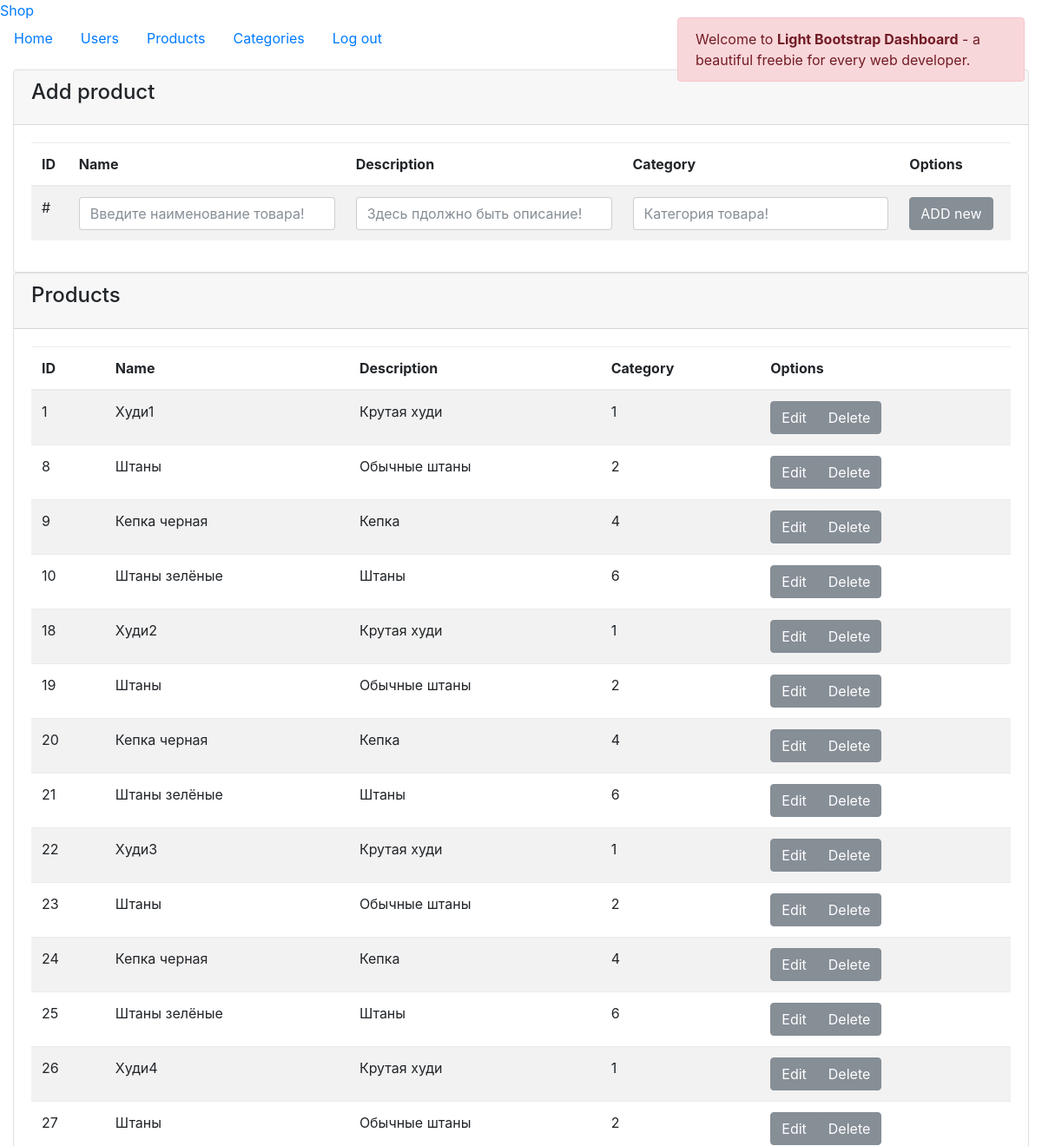
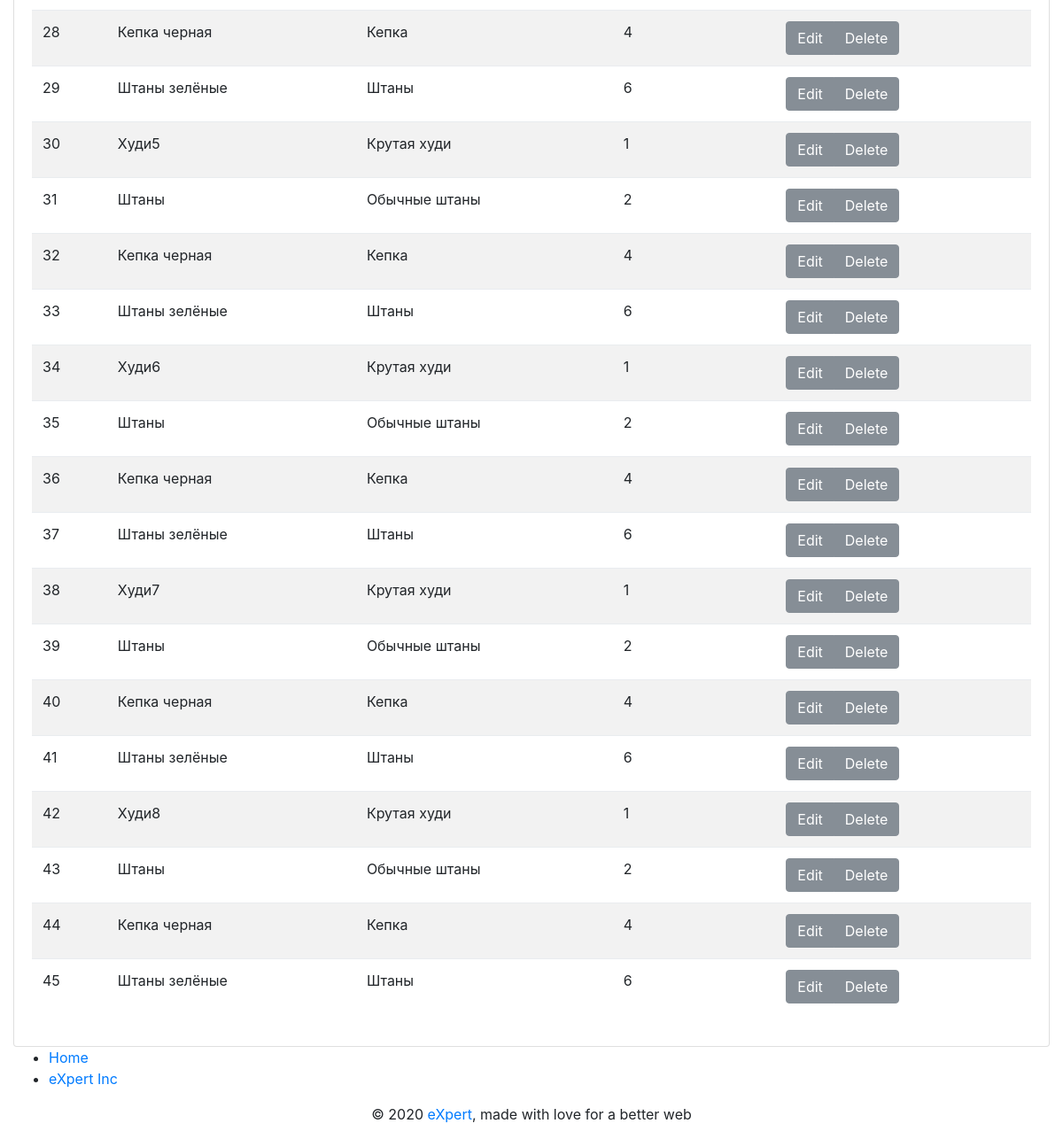
The app's page /admin/modules/products/addProduct.php with its own data (2 pictures, top to bottom).
### tables this page shows
CREATE TABLE `products` (
  `id` int(11) NOT NULL,
  `title` varchar(255) NOT NULL,
  `description` text NOT NULL,
  `content` text NOT NULL,
  `category_id` int(11) NOT NULL,
  `image` varchar(255) NOT NULL,
  `cost` varchar(10) NOT NULL
);

### admin/modules/products/addProduct.php (the view, shortened to what this page needs)
<?php
include "../../../configs/db.php";
?>
<!DOCTYPE html>
<html lang="en">
<head>
    <link rel="stylesheet" href="https://maxcdn.bootstrapcdn.com/font-awesome/latest/css/font-awesome.min.css" />
    <link href="http://shop.local/admin/assets/css/bootstrap.min.css" rel="stylesheet" />
    <link href="http://shop.local/admin/assets/css/light-bootstrap-dashboard.css?v=2.0.0 " rel="stylesheet" />
    <link href="http://shop.local/admin/assets/css/demo.css" rel="stylesheet" />
</head>
<body>
    <div class="wrapper">
        <div class="sidebar" data-image="assets/img/sidebar-5.jpg">
            <div class="sidebar-wrapper">
                <div class="logo">
                    <a href="/admin" class="simple-text">
                        Shop
                    </a>
                </div>
                <ul class="nav">
                    <li class="nav-item <?php if ($page == "home") { echo 'active'; }?>">
                        <a class="nav-link" href="/admin">
                            <p>Home</p>
                        </a>
                    </li>
                    <li class="nav-item <?php if ($page == "users") { echo 'active'; }?>">
                        <a class="nav-link" href="users.php">
                            <p>Users</p>
                        </a>
                    </li>
                    <li class="nav-item <?php if ($page == "products") { echo 'active'; }?>">
                        <a class="nav-link" href="../../products.php">
                            <p>Products</p>
                        </a>
                    </li>
                    <li class="nav-item <?php if ($page == "categories") { echo 'active'; }?>">
                        <a class="nav-link" href="./typography.html">
                            <p>Categories</p>
                        </a>
                    </li>
                    <li class="nav-item">
                        <a class="nav-link" href="#">
                            <p>Log out</p>
                        </a>
                    </li>
                </ul>
            </div>
        </div>
        <div class="main-panel">
            <div class="content">
                <div class="container-fluid">
                    <div class="row">
                        <div class="col-md-12">
                            <div class="card strpied-tabled-with-hover">
                                <div class="card-header ">
                                    <h4 class="card-title">Add product</h4>
                                </div>
                                <div class="card-body table-full-width table-responsive">
                                    <table class="table table-hover table-striped">
                                        <thead>
                                            <th>ID</th>
                                            <th>Name</th>
                                            <th>Description</th>
                                            <th>Category</th>
                                            <th>Options</th>
                                        </thead>
                                        <tbody>
                                            <tr>
                                                <td>#</td>
                                                <td><input name="taskname" type="text" class="form-control" placeholder="Введите наименование товара!"></td>
                                                <td><input name="taskname" type="text" class="form-control" placeholder="Здесь пдолжно быть описание!"></td>
                                                <td><input name="taskname" type="text" class="form-control" placeholder="Категория товара!"></td>
                                                <td>
                                                    <div class="btn-group" role="group" aria-label="Basic example">
                                                      <a href="options/products/edit.php?id=<?php echo $row['id'] ?>" type="button" class="btn btn-secondary">ADD new</a>
                                                    </div>
                                                </td>
                                            </tr>
                                        </tbody>
                                    </table>
                                </div>
                            </div>
                        </div>
                        <div class="col-md-12">
                            <div class="card strpied-tabled-with-hover">
                                <div class="card-header ">
                                    <h4 class="card-title">Products</h4>
                                </div>
                                <div class="card-body table-full-width table-responsive">
                                    <table class="table table-hover table-striped">
                                        <thead>
                                            <th>ID</th>
                                            <th>Name</th>
                                            <th>Description</th>
                                            <th>Category</th>
                                            <th>Options</th>
                                        </thead>
                                        <tbody>
                                            <?php
                                                $sql = "SELECT * FROM products";
                                                $result = $conn->query($sql);
                                                while ($row = mysqli_fetch_assoc($result)) {
                                                    ?>
                                                        <tr>
                                                            <td><?php echo $row['id'] ?></td>
                                                            <td><?php echo $row['title'] ?></td>
                                                            <td><?php echo $row['description'] ?></td>
                                                            <td><?php echo $row['category_id'] ?></td>
                                                            <td>
                                                                <div class="btn-group" role="group" aria-label="Basic example" disabled>
                                                                  <a href="options/products/edit.php?id=<?php echo $row['id'] ?>" type="button" class="btn btn-secondary">Edit</a>
                                                                  <a href="options/products/delete.php?id=<?php echo $row['id'] ?>"type="button" class="btn btn-secondary">Delete</a>
                                                                </div>
                                                            </td>
                                                        </tr>
                                                    <?php
                                                }
                                            ?>
                                        </tbody>
                                    </table>
                                </div>
                            </div>
                        </div>
                    </div>
                </div>
            </div>
            <footer class="footer">
                <div class="container-fluid">
                    <nav>
                        <ul class="footer-menu">
                            <li>
                                <a href="#">
                                    Home
                                </a>
                            </li>
                            <li>
                                <a href="#">
                                    eXpert Inc
                                </a>
                            </li>
                        </ul>
                        <p class="copyright text-center">
                            ©
                            <a href="#">eXpert</a>, made with love for a better web
                        </p>
                    </nav>
                </div>
            </footer>
        </div>
    </div>
</body>
</html>

### records on screen
products: id "1", title "Худи1", description "Крутая худи", category "1"
products: id "8", title "Штаны", description "Обычные штаны", category "2"
products: id "9", title "Кепка черная", description "Кепка", category "4"
products: id "10", title "Штаны зелёные", description "Штаны", category "6"
products: id "18", title "Худи2", description "Крутая худи", category "1"
products: id "19", title "Штаны", description "Обычные штаны", category "2"
products: id "20", title "Кепка черная", description "Кепка", category "4"
products: id "21", title "Штаны зелёные", description "Штаны", category "6"
products: id "22", title "Худи3", description "Крутая худи", category "1"
products: id "23", title "Штаны", description "Обычные штаны", category "2"
products: id "24", title "Кепка черная", description "Кепка", category "4"
products: id "25", title "Штаны зелёные", description "Штаны", category "6"
products: id "26", title "Худи4", description "Крутая худи", category "1"
products: id "27", title "Штаны", description "Обычные штаны", category "2"
products: id "28", title "Кепка черная", description "Кепка", category "4"
products: id "29", title "Штаны зелёные", description "Штаны", category "6"
products: id "30", title "Худи5", description "Крутая худи", category "1"
products: id "31", title "Штаны", description "Обычные штаны", category "2"
products: id "32", title "Кепка черная", description "Кепка", category "4"
products: id "33", title "Штаны зелёные", description "Штаны", category "6"
products: id "34", title "Худи6", description "Крутая худи", category "1"
products: id "35", title "Штаны", description "Обычные штаны", category "2"
products: id "36", title "Кепка черная", description "Кепка", category "4"
products: id "37", title "Штаны зелёные", description "Штаны", category "6"
products: id "38", title "Худи7", description "Крутая худи", category "1"
products: id "39", title "Штаны", description "Обычные штаны", category "2"
products: id "40", title "Кепка черная", description "Кепка", category "4"
products: id "41", title "Штаны зелёные", description "Штаны", category "6"
products: id "42", title "Худи8", description "Крутая худи", category "1"
products: id "43", title "Штаны", description "Обычные штаны", category "2"
products: id "44", title "Кепка черная", description "Кепка", category "4"
products: id "45", title "Штаны зелёные", description "Штаны", category "6"
